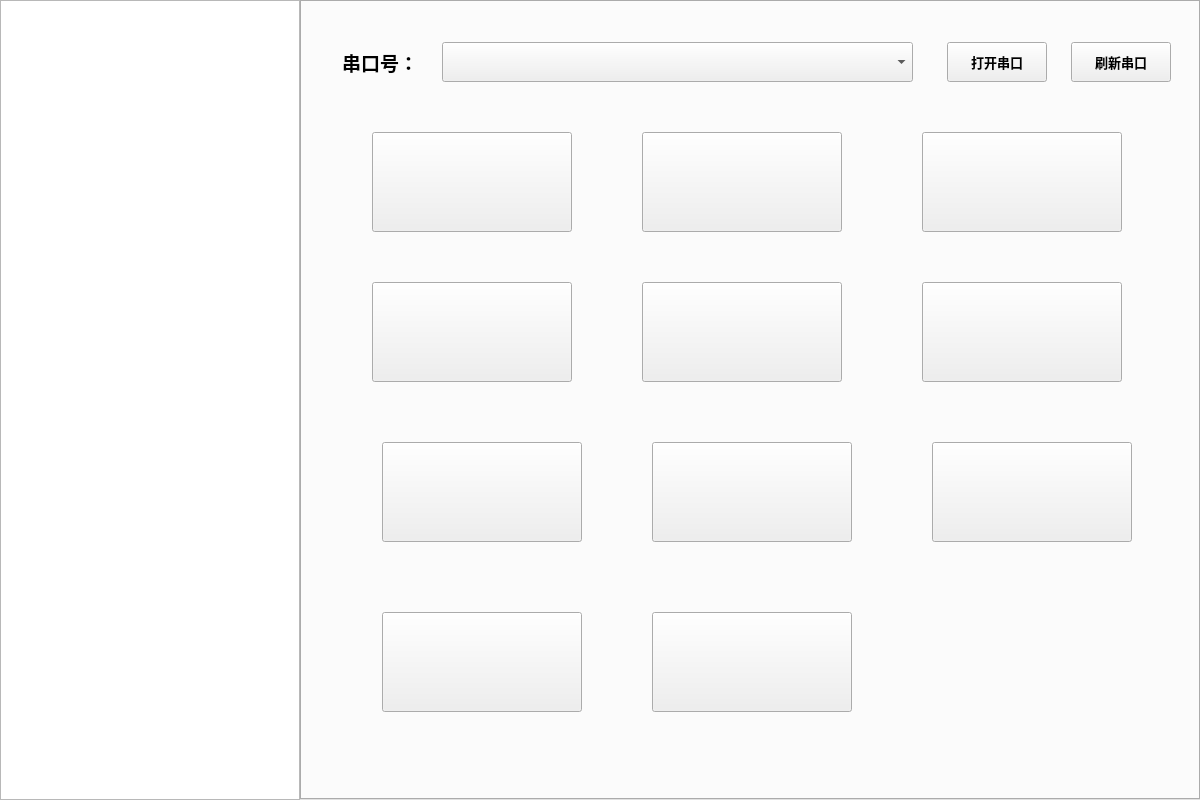
<?xml version="1.0" encoding="UTF-8"?>
<ui version="4.0">
 <class>Widget</class>
 <widget class="QWidget" name="Widget">
  <property name="geometry">
   <rect>
    <x>0</x>
    <y>0</y>
    <width>1200</width>
    <height>800</height>
   </rect>
  </property>
  <property name="minimumSize">
   <size>
    <width>1200</width>
    <height>800</height>
   </size>
  </property>
  <property name="maximumSize">
   <size>
    <width>1200</width>
    <height>800</height>
   </size>
  </property>
  <property name="windowTitle">
   <string>物联网设备管理客户端 1.1</string>
  </property>
  <property name="windowIcon">
   <iconset resource="images.qrc">
    <normaloff>:/images/logo.ico</normaloff>:/images/logo.ico</iconset>
  </property>
  <widget class="QListWidget" name="listWidget">
   <property name="geometry">
    <rect>
     <x>0</x>
     <y>0</y>
     <width>300</width>
     <height>800</height>
    </rect>
   </property>
  </widget>
  <widget class="QTabWidget" name="tabWidget">
   <property name="geometry">
    <rect>
     <x>300</x>
     <y>0</y>
     <width>900</width>
     <height>800</height>
    </rect>
   </property>
   <property name="currentIndex">
    <number>0</number>
   </property>
   <property name="tabBarAutoHide">
    <bool>true</bool>
   </property>
   <widget class="QWidget" name="tab">
    <attribute name="title">
     <string>Tab 1</string>
    </attribute>
    <widget class="QLabel" name="label">
     <property name="geometry">
      <rect>
       <x>40</x>
       <y>40</y>
       <width>81</width>
       <height>40</height>
      </rect>
     </property>
     <property name="font">
      <font>
       <family>Microsoft YaHei</family>
       <pointsize>14</pointsize>
       <bold>true</bold>
      </font>
     </property>
     <property name="text">
      <string>串口号：</string>
     </property>
    </widget>
    <widget class="QComboBox" name="comboBox">
     <property name="geometry">
      <rect>
       <x>140</x>
       <y>40</y>
       <width>471</width>
       <height>40</height>
      </rect>
     </property>
    </widget>
    <widget class="QPushButton" name="pushButton_open">
     <property name="geometry">
      <rect>
       <x>645</x>
       <y>40</y>
       <width>100</width>
       <height>40</height>
      </rect>
     </property>
     <property name="font">
      <font>
       <pointsize>10</pointsize>
       <bold>true</bold>
      </font>
     </property>
     <property name="text">
      <string>打开串口</string>
     </property>
     <property name="checkable">
      <bool>true</bool>
     </property>
    </widget>
    <widget class="QPushButton" name="pushButton_reflush">
     <property name="geometry">
      <rect>
       <x>769</x>
       <y>40</y>
       <width>100</width>
       <height>40</height>
      </rect>
     </property>
     <property name="font">
      <font>
       <pointsize>10</pointsize>
       <bold>true</bold>
      </font>
     </property>
     <property name="text">
      <string>刷新串口</string>
     </property>
    </widget>
    <widget class="QPushButton" name="pushButton_led1">
     <property name="geometry">
      <rect>
       <x>70</x>
       <y>130</y>
       <width>200</width>
       <height>100</height>
      </rect>
     </property>
     <property name="text">
      <string/>
     </property>
     <property name="checkable">
      <bool>true</bool>
     </property>
    </widget>
    <widget class="QPushButton" name="pushButton_led2">
     <property name="geometry">
      <rect>
       <x>340</x>
       <y>130</y>
       <width>200</width>
       <height>100</height>
      </rect>
     </property>
     <property name="text">
      <string/>
     </property>
     <property name="checkable">
      <bool>true</bool>
     </property>
    </widget>
    <widget class="QPushButton" name="pushButton_beep">
     <property name="geometry">
      <rect>
       <x>620</x>
       <y>130</y>
       <width>200</width>
       <height>100</height>
      </rect>
     </property>
     <property name="text">
      <string/>
     </property>
     <property name="checkable">
      <bool>true</bool>
     </property>
    </widget>
    <widget class="QPushButton" name="pushButton_hum">
     <property name="geometry">
      <rect>
       <x>620</x>
       <y>280</y>
       <width>200</width>
       <height>100</height>
      </rect>
     </property>
     <property name="text">
      <string/>
     </property>
    </widget>
    <widget class="QPushButton" name="pushButton_temp">
     <property name="geometry">
      <rect>
       <x>340</x>
       <y>280</y>
       <width>200</width>
       <height>100</height>
      </rect>
     </property>
     <property name="text">
      <string/>
     </property>
    </widget>
    <widget class="QPushButton" name="pushButton_relay">
     <property name="geometry">
      <rect>
       <x>70</x>
       <y>280</y>
       <width>200</width>
       <height>100</height>
      </rect>
     </property>
     <property name="text">
      <string/>
     </property>
     <property name="checkable">
      <bool>true</bool>
     </property>
    </widget>
    <widget class="QPushButton" name="pushButton_vol">
     <property name="geometry">
      <rect>
       <x>630</x>
       <y>440</y>
       <width>200</width>
       <height>100</height>
      </rect>
     </property>
     <property name="text">
      <string/>
     </property>
    </widget>
    <widget class="QPushButton" name="pushButton_vr">
     <property name="geometry">
      <rect>
       <x>350</x>
       <y>440</y>
       <width>200</width>
       <height>100</height>
      </rect>
     </property>
     <property name="text">
      <string/>
     </property>
    </widget>
    <widget class="QPushButton" name="pushButton_cpu">
     <property name="geometry">
      <rect>
       <x>80</x>
       <y>440</y>
       <width>200</width>
       <height>100</height>
      </rect>
     </property>
     <property name="text">
      <string/>
     </property>
    </widget>
    <widget class="QPushButton" name="pushButton_pw">
     <property name="geometry">
      <rect>
       <x>350</x>
       <y>610</y>
       <width>200</width>
       <height>100</height>
      </rect>
     </property>
     <property name="text">
      <string/>
     </property>
    </widget>
    <widget class="QPushButton" name="pushButton_cur">
     <property name="geometry">
      <rect>
       <x>80</x>
       <y>610</y>
       <width>200</width>
       <height>100</height>
      </rect>
     </property>
     <property name="text">
      <string/>
     </property>
    </widget>
   </widget>
  </widget>
 </widget>
 <resources>
  <include location="images.qrc"/>
 </resources>
 <connections/>
</ui>
